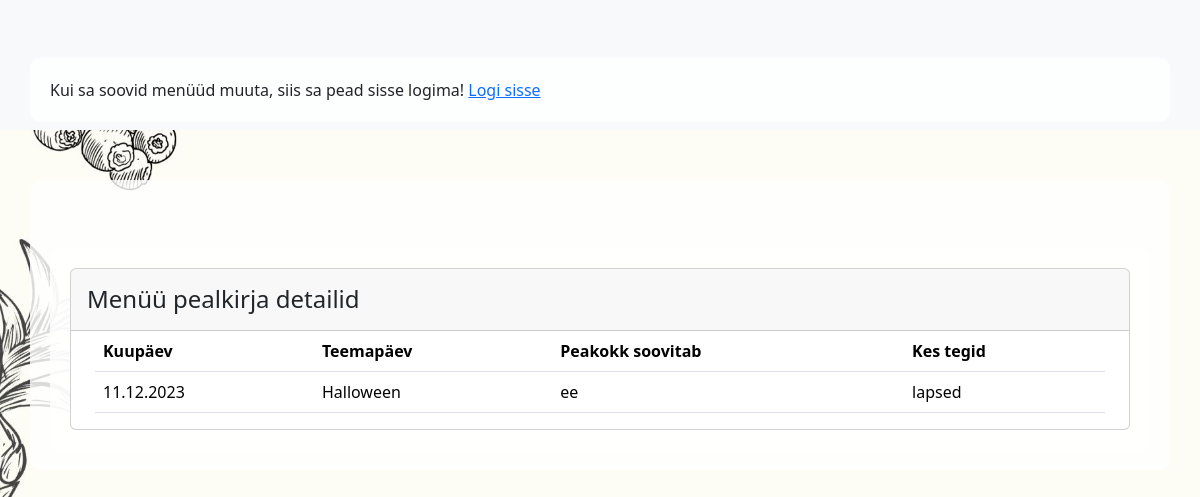
The page /app_admin/heading_detail/13 on the database its author committed.
### app_admin/models.py (models this page shows, shortened)
class Heading(models.Model):
    date = models.DateField(blank=False, null=False, unique=True, verbose_name="Kuupäev")
    topic = models.CharField(max_length=100, null=True, blank=True, verbose_name="Teemapäev")
    chef = models.CharField(max_length=100, null=True, blank=True, verbose_name="Peakokk soovitab:")
    student = models.CharField(max_length=100, null=True, blank=True, verbose_name="Kes tegid:")
    class Meta:
        ordering = ['-date']

### app_admin/views.py (the view)
# urls.py: path('heading_detail/<int:pk>', views.HeadingDetailView.as_view(), name='heading_detail'),
class HeadingDetailView(DetailView):
    template_name = 'app_admin/heading_detail.html'
    model = Heading
    context_object_name = 'heading'

### app_admin/templates/app_admin/heading_detail.html
{% extends "base_admin.html" %}
{% block content %}
    <div class="container mt-5">
        <div class="col-auto mx-auto">
            <div class="card col-12 mx-auto">
                <div class="card-header">
                    <div class="card-title d-flex justify-content-between align-self-auto">
                        <h4 class="m-0 mt-2">Menüü pealkirja detailid</h4>
                    </div>
                </div>
                <div class="table-body mx-4">
                    <table class="table table">
                        <thead>
                            <tr>
                                <th>Kuupäev</th>
                                <th>Teemapäev</th>
                                <th>Peakokk soovitab</th>
                                <th>Kes tegid</th>
                            </tr>
                        </thead>
                        <tbody>
                                <tr>
                                    <td>{{ heading.date|date:"d.m.Y" }}</td>
                                    <td>{{ heading.topic }}</td>
                                    <td>{{ heading.chef }}</td>
                                    <td>{{ heading.student }}</td>
                                </tr>
                        </tbody>
                    </table>
                </div>
            </div>
        </div>
    </div>
{% endblock %}

### rows shown on the page
Heading: date "11.12.2023", topic "Halloween", chef "ee", student "lapsed"
